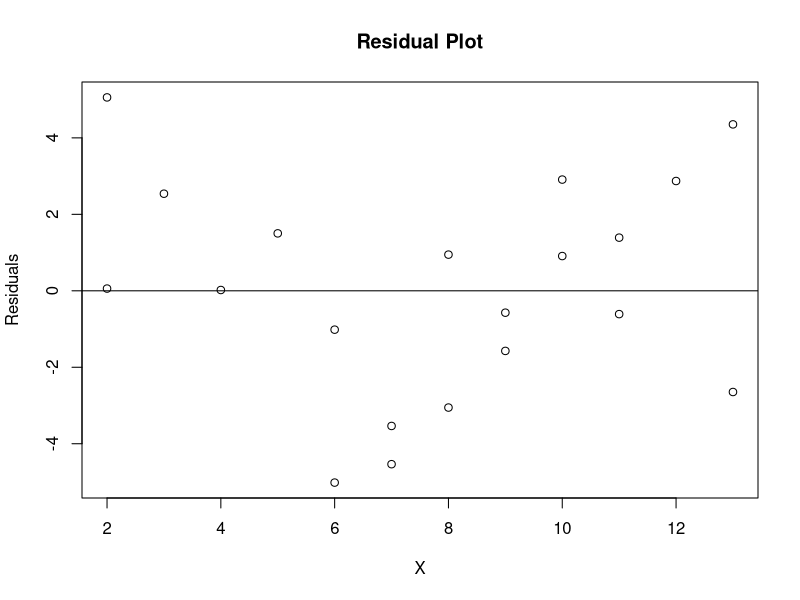

Generate this figure with R:
Y <- c(10,8,6,5,8,6,4,2,9,7,5,3,12,10,9,8,15,13,11,8)
X <- c(2,3,4,2,5,6,7,6,8,9,8,7,10,10,11,9,13,12,11,13)
resid <- resid(lm(Y~X))
plot(resid~X, ylab="Residuals", main="Residual Plot")
abline(0,0)
